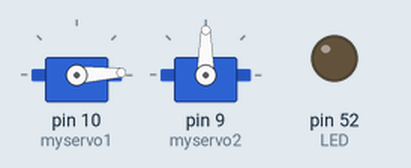
A sketch run on a simulated Arduino Mega 2560, built with avr-gcc and run on an emulated ATmega2560. On the bench: 2 × servo, output pins drawn as LEDs (lit = HIGH). What the sketch prints to the serial monitor is not drawn.

Above: at 0.1 s.
At 2.8 s:
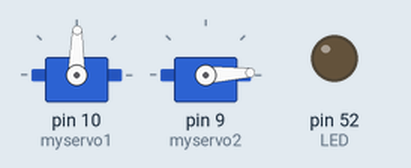
At 5.5 s:
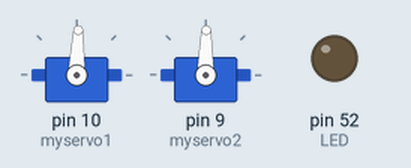
At 10.9 s:
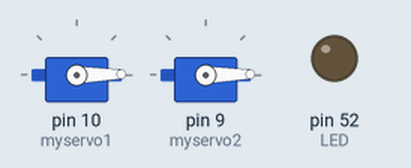
Timing chart, 0 to 12.4 s (numbered marks = the images above):
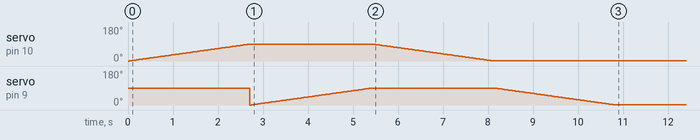

The sketch:

RDP.ino
```cpp
#include <AFMotor.h>
#include <Servo.h>
#include "servo.h"
#include "arm.h"

int IR_sensor = 22;
int LED = 52;


void setup() {
  Serial.begin(9600);
  Serial.println("Working");
  pinMode(IR_sensor,INPUT);
  pinMode(LED,OUTPUT);

  // Limbs
  myservo1.attach(10);
  myservo2.attach(9);

  grab_the_box();
}

void loop() {
}
```
